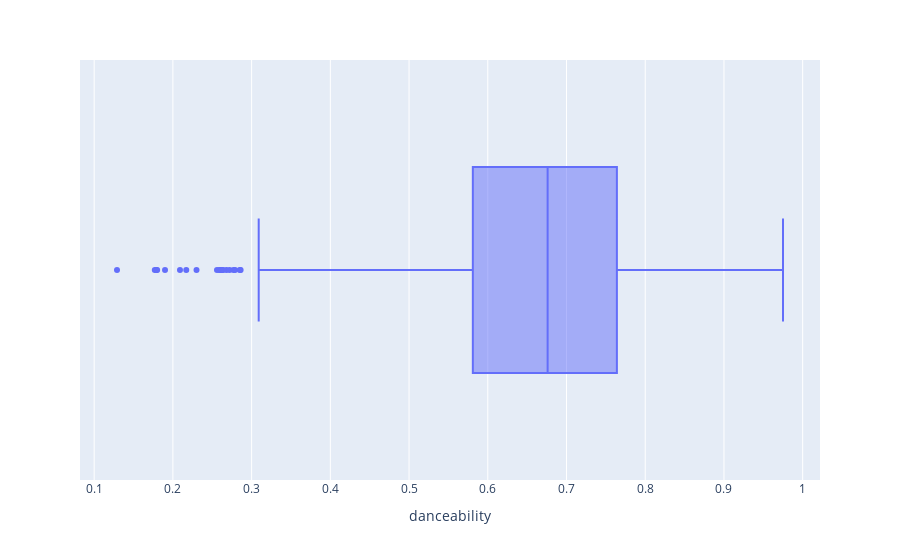
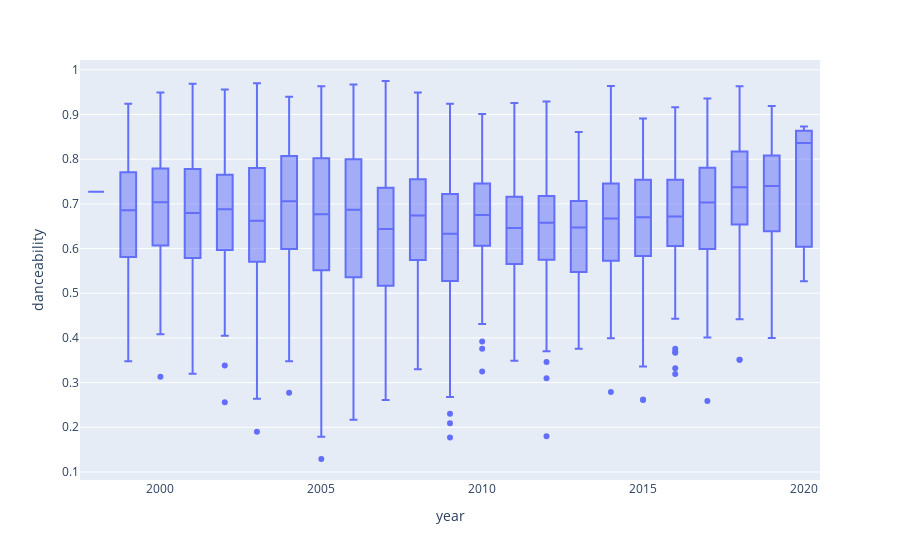

Notebook cell for these charts, in order:
### Code cell
fig=px.box(df, x='danceability')
fig.show()
#plotly boxplot

fig=px.box(df, x='year', y='danceability')
fig.show()

### Figure 1 — Plotly figure (JSON) as saved in the notebook; plotly's stock layout.template omitted (floating-point values rounded to 4 significant figures; data arrays with more than 128 entries replaced by an {"elided": "..."} marker saying what was removed)
{"data": [{"alignmentgroup": "True", "hovertemplate": "danceability=%{x}<extra></extra>", "legendgroup": "", "marker": {"color": "#636efa"}, "name": "", "notched": false, "offsetgroup": "", "orientation": "h", "showlegend": false, "type": "box", "x": {"elided": "2000 float values"}, "x0": " ", "xaxis": "x", "y0": " ", "yaxis": "y"}], "layout": {"boxmode": "group", "legend": {"tracegroupgap": 0}, "margin": {"t": 60}, "xaxis": {"anchor": "y", "domain": [0, 1], "title": {"text": "danceability"}}, "yaxis": {"anchor": "x", "domain": [0, 1]}}}

### Figure 2 — Plotly figure (JSON) as saved in the notebook; plotly's stock layout.template omitted (floating-point values rounded to 4 significant figures; data arrays with more than 128 entries replaced by an {"elided": "..."} marker saying what was removed)
{"data": [{"alignmentgroup": "True", "hovertemplate": "year=%{x}<br>danceability=%{y}<extra></extra>", "legendgroup": "", "marker": {"color": "#636efa"}, "name": "", "notched": false, "offsetgroup": "", "orientation": "v", "showlegend": false, "type": "box", "x": {"elided": "2000 int values"}, "x0": " ", "xaxis": "x", "y": {"elided": "2000 float values"}, "y0": " ", "yaxis": "y"}], "layout": {"boxmode": "group", "legend": {"tracegroupgap": 0}, "margin": {"t": 60}, "xaxis": {"anchor": "y", "domain": [0, 1], "title": {"text": "year"}}, "yaxis": {"anchor": "x", "domain": [0, 1], "title": {"text": "danceability"}}}}
